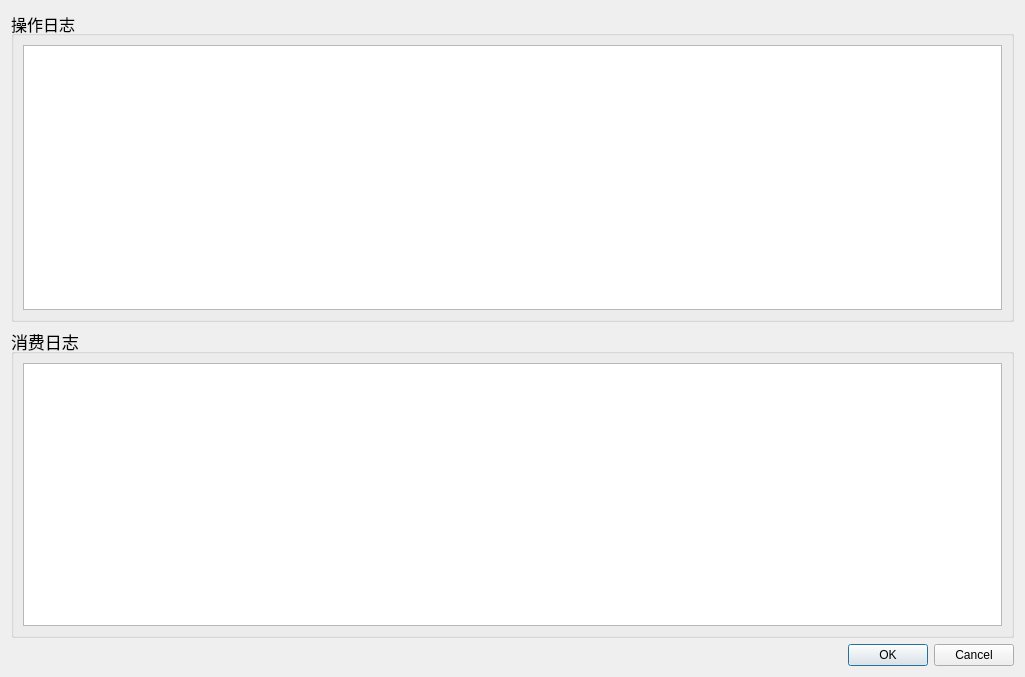
<?xml version="1.0" encoding="UTF-8"?>
<ui version="4.0">
 <class>log</class>
 <widget class="QDialog" name="log">
  <property name="geometry">
   <rect>
    <x>0</x>
    <y>0</y>
    <width>1025</width>
    <height>677</height>
   </rect>
  </property>
  <property name="windowTitle">
   <string>Dialog</string>
  </property>
  <layout class="QVBoxLayout" name="verticalLayout_3">
   <item>
    <widget class="QGroupBox" name="groupBox">
     <property name="font">
      <font>
       <pointsize>12</pointsize>
      </font>
     </property>
     <property name="title">
      <string>操作日志</string>
     </property>
     <layout class="QVBoxLayout" name="verticalLayout">
      <item>
       <widget class="QTableView" name="operation_list"/>
      </item>
     </layout>
    </widget>
   </item>
   <item>
    <widget class="QGroupBox" name="groupBox_2">
     <property name="font">
      <font>
       <pointsize>13</pointsize>
      </font>
     </property>
     <property name="title">
      <string>消费日志</string>
     </property>
     <layout class="QVBoxLayout" name="verticalLayout_2">
      <item>
       <widget class="QTableView" name="consume_list"/>
      </item>
     </layout>
    </widget>
   </item>
   <item>
    <widget class="QDialogButtonBox" name="buttonBox">
     <property name="orientation">
      <enum>Qt::Horizontal</enum>
     </property>
     <property name="standardButtons">
      <set>QDialogButtonBox::Cancel|QDialogButtonBox::Ok</set>
     </property>
    </widget>
   </item>
  </layout>
 </widget>
 <resources/>
 <connections>
  <connection>
   <sender>buttonBox</sender>
   <signal>rejected()</signal>
   <receiver>log</receiver>
   <slot>reject()</slot>
   <hints>
    <hint type="sourcelabel">
     <x>316</x>
     <y>260</y>
    </hint>
    <hint type="destinationlabel">
     <x>286</x>
     <y>274</y>
    </hint>
   </hints>
  </connection>
  <connection>
   <sender>buttonBox</sender>
   <signal>accepted()</signal>
   <receiver>log</receiver>
   <slot>accept()</slot>
   <hints>
    <hint type="sourcelabel">
     <x>248</x>
     <y>254</y>
    </hint>
    <hint type="destinationlabel">
     <x>157</x>
     <y>274</y>
    </hint>
   </hints>
  </connection>
 </connections>
</ui>
